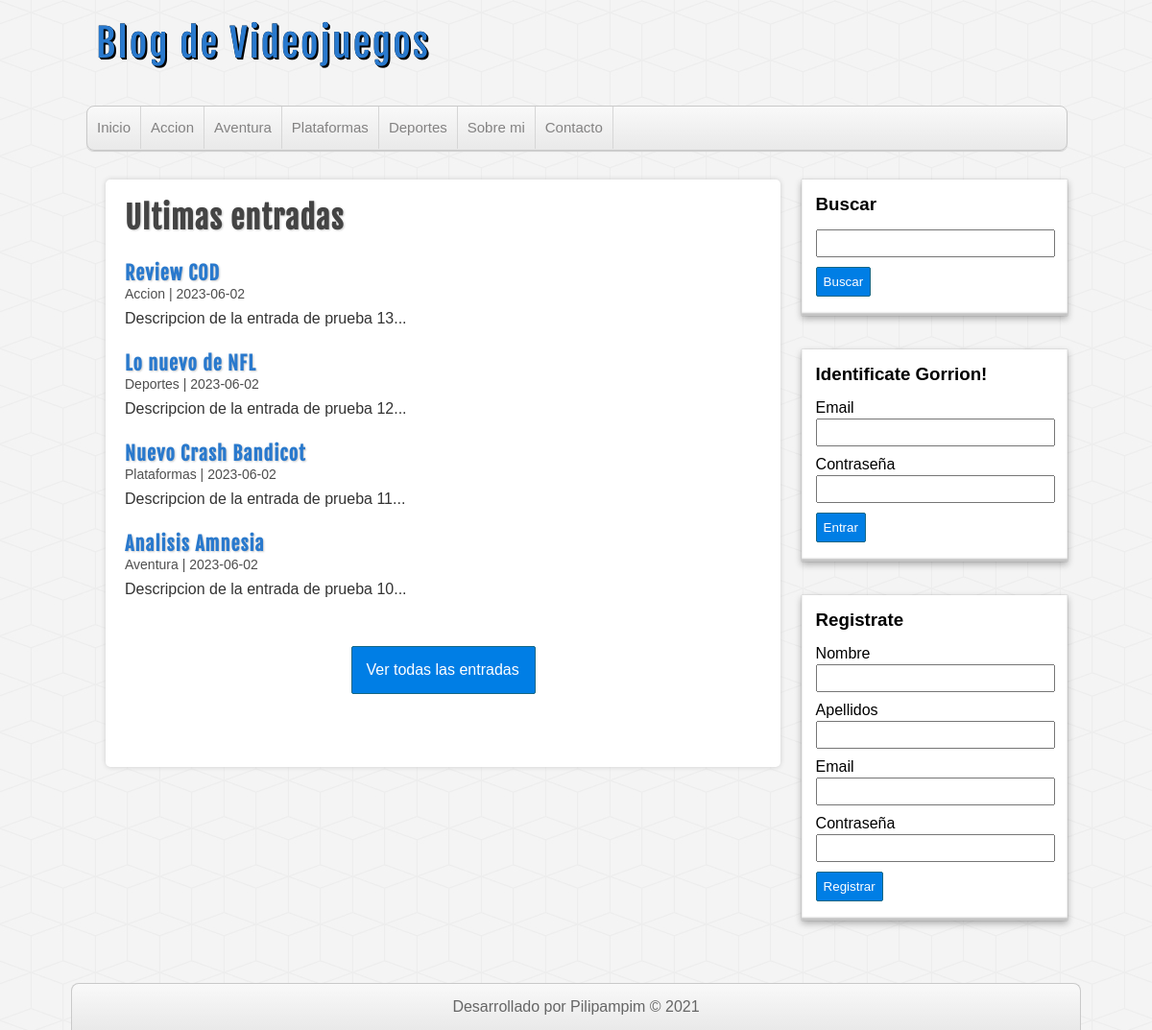
The page / on the database its author committed.
### tables this page shows
CREATE TABLE categorias(
id      int(255) auto_increment not null,
nombre  varchar(100),
CONSTRAINT pk_categorias PRIMARY KEY(id)
);

CREATE TABLE entradas(
id              int(255) auto_increment not null,
usuario_id      int(255) not null,
categoria_id    int(255) not null,
titulo          varchar(255) not null,
descripcion     MEDIUMTEXT,
fecha           date not null,
CONSTRAINT pk_entradas PRIMARY KEY(id),
CONSTRAINT fk_entrada_usuario FOREIGN KEY(usuario_id) REFERENCES usuarios(id),
CONSTRAINT fk_entrada_categoria FOREIGN KEY(categoria_id) REFERENCES categorias(id) ON DELETE NO ACTION
);

### includes/helpers.php (called while the page is built, shortened)
<?php
function conseguirCategorias($conexion)
{
    $sql = "SELECT * FROM categorias ORDER BY id ASC;";
    $categorias = mysqli_query($conexion, $sql);
    $resultado = array();
    if ($categorias && mysqli_num_rows($categorias) >= 0) {
        $resultado = $categorias;
    }
    return $resultado;
}
function conseguirEntradas($conexion, $limit = null, $categoria = null, $busqueda = null)
{
    $sql = "SELECT e.*, c.nombre AS 'categoria' FROM entradas e " .
        "INNER JOIN categorias c ON e.categoria_id = c.id ";
    $sql .= "ORDER BY e.id DESC ";
    if ($limit) {
        $sql .= "LIMIT 4";
    }
    $entradas = mysqli_query($conexion, $sql);
    return $entradas;
}

### index.php (the view)
<?php require_once 'includes/cabecera.php'; ?>
<?php require_once 'includes/lateral.php'; ?>
<div id="principal">
    <h1>Ultimas entradas</h1>
    <?php
    $entradas = conseguirEntradas($db, true);
    if (!empty($entradas)) :
        while ($entrada = mysqli_fetch_assoc($entradas)) :
    ?>
    <article class="entrada">
        <a href="entrada.php?id=<?= $entrada['id'] ?>">
            <h2><?= $entrada['titulo'] ?></h2>
            <span class="fecha"><?= $entrada['categoria'] . ' | ' . $entrada['fecha'] ?></span>
            <p>
                <?= substr($entrada['descripcion'], 0, 300) . "..."  ?>
            </p>
        </a>
    </article>
    <?php
        endwhile;
    endif;
    ?>
    <div id="ver-todas">
        <a href="entradas.php">Ver todas las entradas</a>
    </div>
</div>
<?php require_once 'includes/pie.php'; ?>
</body>
</html>

### includes/cabecera.php (shortened to what this page needs)
<?php require_once 'conexion.php'; ?>
<?php require_once 'includes/helpers.php'; ?>
<!DOCTYPE html>
<html lang="en">
<head>
    <link rel="stylesheet" href="assets/css/style.css">
</head>
<body>
    <header id="cabecera">
        <div id="logo">
            <a href="index.php">
                Blog de Videojuegos
            </a>
        </div>
        <nav id="menu">
            <ul>
                <li>
                    <a href="index.php">Inicio</a>
                </li>
                <?php
                $categorias = conseguirCategorias($db);
                if (!empty($categorias)) :
                    while ($categoria = mysqli_fetch_assoc($categorias)) : ?>
                        <li>
                            <a href="categoria.php?id=<?= $categoria['id'] ?>"><?= $categoria['nombre'] ?></a>
                        </li>
                <?php
                    endwhile;
                endif;
                ?>
                <li>
                    <a href="index.php">Sobre mi</a>
                </li>
                <li>
                    <a href="index.php">Contacto</a>
                </li>
            </ul>
        </nav>
    </header>
    <div id="contenedor">

### includes/lateral.php (shortened to what this page needs)
<?php require_once 'includes/helpers.php'; ?>
<aside id="sidebar">
    <div id="buscador" class="bloque">
        <h3>Buscar</h3>
        <form action="buscar.php" method="POST">
            <input type="text" name="busqueda">
            <input type="submit" value="Buscar">
        </form>
    </div>
<div <?php if (!isset($_SESSION['usuario'])) : ?> <div id="login" class="bloque">
    <h3>Identificate Gorrion!</h3>
    <form action="login.php" method="POST">
        <label for="email">Email</label>
        <input type="email" name="email">
        <label for="password">Contraseña</label>
        <input type="password" name="password">
        <input type="submit" name="submit_login" value="Entrar">
    </form>
</div>
<div id="register" class="bloque">
    <h3>Registrate</h3>
    <form action="registro.php" method="POST">
        <label for="nombre">Nombre</label>
        <input type="text" name="nombre">
        <label for="apellidos">Apellidos</label>
        <input type="text" name="apellidos">
        <label for="email">Email</label>
        <input type="email" name="email">
        <label for="password">Contraseña</label>
        <input type="password" name="password">
        <input type="submit" name="submit" value="Registrar">
    </form>
</div>
<?php endif; ?>
</aside>

### includes/pie.php (shortened to what this page needs)
</div>
<footer id="pie">
    <p>Desarrollado por Pilipampim &copy; 2021</p>
</footer>

### assets/css/style.css (style rules this page uses)
* { margin: 0px; padding: 0px; font-family: sans-serif, Helvetica, Arial; text-decoration: none; }
body { background: url(../img/cubes.png) #F4F4F4; }
.fecha { color: #4e4e4e; margin-top:5px; font-size: 14px; }
#cabecera { width: 85%; height: auto; background: transparent; margin: 0px auto; }
#logo { float:left; width: 540px; height: 110px; }
#logo a { font-family: "fajala", Helvetica; font-size: 40px; letter-spacing: 2px; color: #2979CD; text-shadow: 0px 0px 0px black, 1px 1px 0px black, 2px 2px 0px black; transition: all 500ms; line-height: 90px; margin-left: 10px; }
#menu { clear: both; width: 100%; height: 45px; background: linear-gradient(to bottom, #f9f9f9 0px, #e9e9e9 100%); border: 1px solid #C9C9C9; border-radius: 8px; box-shadow: 0px 1px 1px #ccc; overflow: hidden; }
#menu ul { list-style: none; }
#menu ul li { float: left; line-height: 44px; border-right: 1px solid #D6D6D6; }
#menu ul li a { display: block; padding-left: 10px; padding-right: 10px; font-size: 15px; color: #838282; }
#contenedor { width: 85%; height: auto; margin: 0px auto; margin-top: 30px; margin-bottom: 30px; }
#sidebar { float:right; width: 27%; height: auto; }
.bloque { display:block; width: 90%; margin: 0px auto; margin-bottom: 35px; background: white; padding: 15px; box-shadow: 0px 0px 1px rgba(0,0,0,0.3), 0px 3px 7px rgba(0,0,0,0.3), 0px 0px 1px #FFFFFF inset, 0px -3px 2px rgba(0,0,0,0.25) inset; }
.bloque h3 { margin-bottom: 15px; }
label, input[type="text"], input[type="email"], input[type="password"] { display: block; width: 95%; margin-top:2px; margin-bottom: 2px; }
input[type="text"], input[type="email"], input[type="password"] { padding: 5px; margin-bottom: 10px; }
input[type="button"], input[type="submit"], .boton { margin-top: 5px; margin-bottom: 5px; display: block; border-radius: 2px; color:white; background: #007ee5; border: 1px solid #156785; cursor:pointer; padding: 7px; }
#principal { float: left; width: 65%; min-height: 572px; background:white; border-radius: 5px; box-shadow: 0px 0px 5px #ccc; margin-left: 20px; padding: 20px; overflow: hidden; }
#principal a { color: #333; }
#principal h1 { font-size: 32px; color: #444; letter-spacing: 1px; text-shadow: 1px 1px 2px #ccc; font-family: "fajala"; }
#principal h2 { font-size: 20px; color: #2979CD; text-shadow: 1px 1px 2px #ccc; letter-spacing: 1px; font-family: "fajala"; margin-top: 25px; }
#principal p { margin-top: 8px; }
#ver-todas a { display: block; border-radius: 2px; padding: 15px; color:white; background: #007ee5; border: 1px solid #156785; cursor:pointer; width: 160px; margin: 0px auto; margin-top:50px; }
#pie { clear:both; width:85%; margin: 0px auto; background: linear-gradient(to bottom, #f9f9f9 0px, #e9e9e9 100%); border: 1px solid #c9c9c9; border-bottom: none; border-radius: 8px 8px 0px 0px; color: #666; height: auto; padding: 15px; text-align: center; }

### rows shown on the page
categorias: nombre "Accion"
categorias: nombre "Aventura"
categorias: nombre "Plataformas"
categorias: nombre "Deportes"
entradas: titulo "Review COD", categoria.nombre "Accion", fecha "2023-06-02", descripcion "Descripcion de la entrada de prueba 13"
entradas: titulo "Lo nuevo de NFL", categoria.nombre "Deportes", fecha "2023-06-02", descripcion "Descripcion de la entrada de prueba 12"
entradas: titulo "Nuevo Crash Bandicot", categoria.nombre "Plataformas", fecha "2023-06-02", descripcion "Descripcion de la entrada de prueba 11"
entradas: titulo "Analisis Amnesia", categoria.nombre "Aventura", fecha "2023-06-02", descripcion "Descripcion de la entrada de prueba 10"
